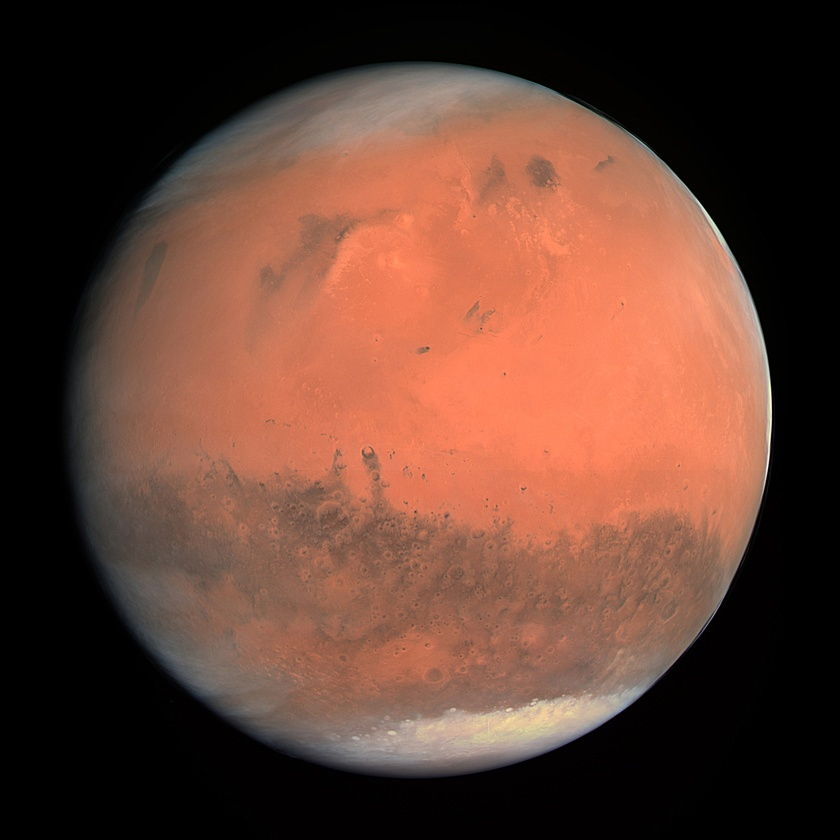
#> input picture Sesion6_CASTILLO/marte.jpg, 840 x 840 px, shrunk from 2205 x 2205 before the run, found by its file name
$ python Manipular_Imagen_Pyllon_90.py
#> lines starting #> are read from the running program, lines starting #| are printed output that depends on the picture
from PIL import Image

img = Image.open(r"C:\Users\DOCENTE\Desktop\Sesion6_CASTILLO\marte.jpg")
#> img is the input picture: PIL image 840x840 RGB; mean R, G, B 99.5, 63.7, 50.5
imgrotate = img.rotate(45)
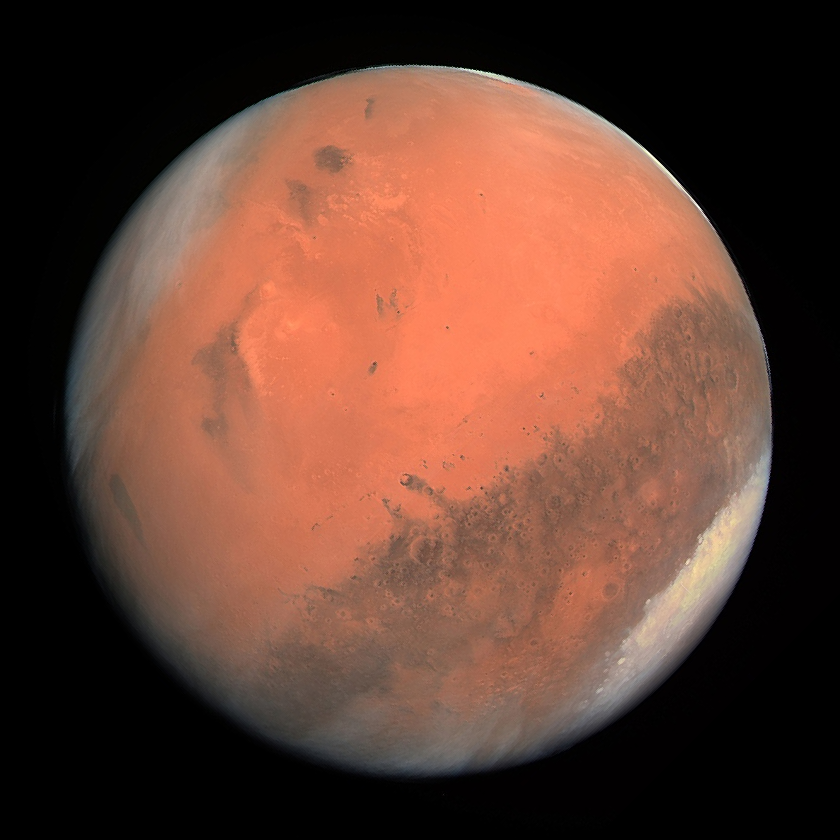
#> imgrotate: PIL image 840x840 RGB; mean R, G, B 99.5, 63.7, 50.4
imgrotate.show()
